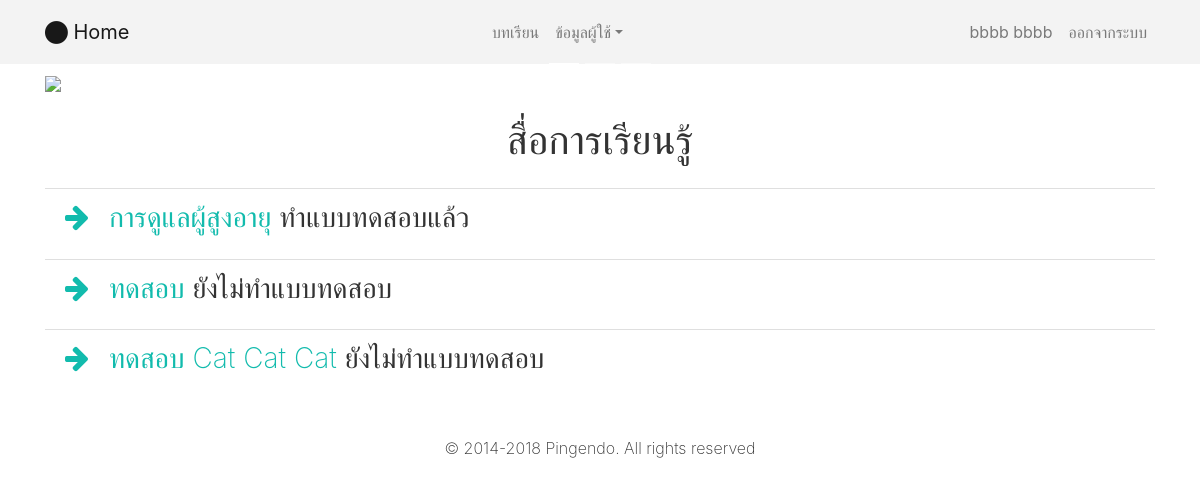
The app's page /index1.php (signed in), older data.
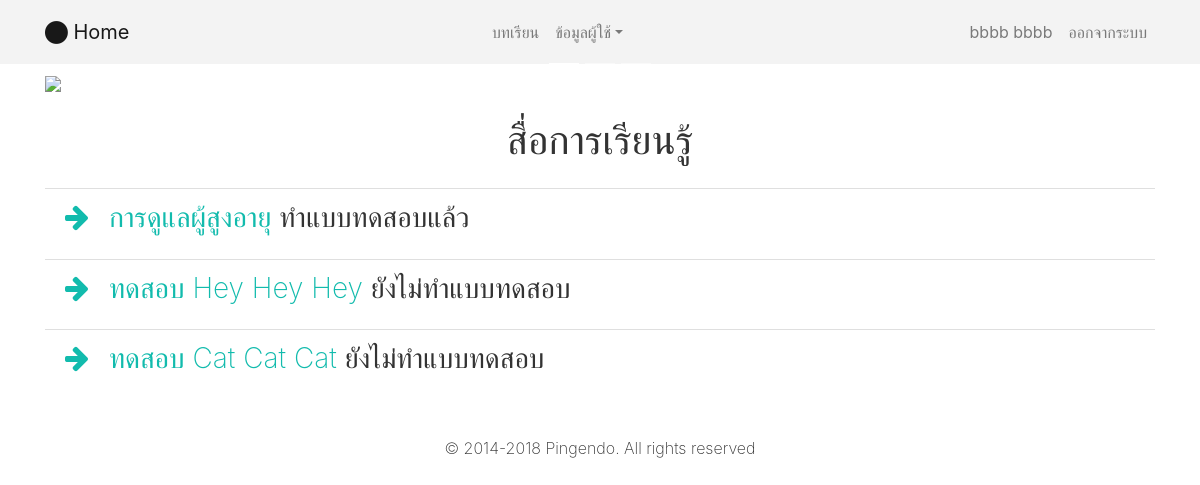
The same page, newer data.
### tables this page shows
CREATE TABLE `choice` (
  `choice_id` int(11) NOT NULL,
  `choice_name` varchar(100) NOT NULL,
  `video` varchar(300) NOT NULL
);

### index1.php (the view, shortened to what this page needs)
<!DOCTYPE html>
<html>
<head>
  <link rel="stylesheet" href="https://cdnjs.cloudflare.com/ajax/libs/font-awesome/4.7.0/css/font-awesome.min.css" type="text/css">
  <link rel="stylesheet" href="theme.css" type="text/css">
</head>
<body>
  <?php include 'conn.php'; ?>
  <?php include 'navbar.php'; ?>
  <?php include 'banner.php'; ?>
  <?php
  $query_choice = "SELECT * FROM choice ORDER BY choice_id";
  $choice = mysqli_query($con,$query_choice) or die(mysqli_error());
  $row_choice = mysqli_fetch_assoc($choice);
  $totalRows_choice = mysqli_num_rows($choice);
  ?>
  <div class="py-2">
    <div class="container">
      <div class="row">
        <div class="col-md-12">
          <h1 class="mb-3 text-center">สื่อการเรียนรู้</h1>
          <ul class="list-group list-group-flush">
            <?php if ($totalRows_choice > 0) {?>
              <?php do { ?>
                <?php
                $c =  $row_choice['choice_id'];
                $user_id = $_SESSION['UserID'];
                $sql3="SELECT * From user_learning WHERE user_id = $user_id AND choice_id = $c";
                $db_query3=mysqli_query($con,$sql3) or die(mysqli_error());
                $result3=mysqli_fetch_array($db_query3);
                $totalRows_query3 = mysqli_num_rows($db_query3);
                ?>
                <?php if ($totalRows_query3 > 0){ ?>
                  <?php if ($result3['user_learning_af'] == 'ยังไม่ทำ'){ ?>
                     <li class="list-group-item">
                      <h3>
                        <i class="fa text-primary mr-2 fa-arrow-right"></i>
                        <a href="choice.php?choice_id=<?php echo $row_choice['choice_id'];?>&user_id=<?php echo $_SESSION['UserID'];?>&aff=aff"><?php echo $row_choice['choice_name']; ?></a> <b>ทำแบบทดสอบก่อนเรียนแล้ว</b>
                      </h3>
                    </li>
                  <?php }else{ ?>
                    <li class="list-group-item">
                      <h3>
                        <i class="fa text-primary mr-2 fa-arrow-right"></i>
                        <a href="choice.php?choice_id=<?php echo $row_choice['choice_id'];?>&user_id=<?php echo $_SESSION['UserID'];?>&aff=aff"><?php echo $row_choice['choice_name']; ?></a> <b>ทำแบบทดสอบแล้ว</b>
                      </h3>
                    </li>
                  <?php  } ?>
                <?php }else{ ?>
                 <li class="list-group-item">
                  <h3>
                    <i class="fa text-primary mr-2 fa-arrow-right"></i>
                    <a href="choice.php?choice_id=<?php echo $row_choice['choice_id'];?>&user_id=<?php echo $_SESSION['UserID'];?>&bff=bff"><?php echo $row_choice['choice_name']; ?></a> <b>ยังไม่ทำแบบทดสอบ</b>
                  </h3>
                </li>
              <?php } ?>
            <?php } while ($row_choice = mysqli_fetch_assoc($choice)); ?>
          <?php }
          ?>
        </ul>
      </div>
    </div>
  </div>
</div>
<div class="py-3">
  <div class="container">
    <div class="row">
      <div class="col-md-12 text-center">
        <p class="mb-0">© 2014-2018 Pingendo. All rights reserved</p>
      </div>
    </div>
  </div>
</div>
</body>
</html>

### navbar.php (shortened to what this page needs)
<nav class="navbar navbar-expand-md bg-light navbar-light">
 <div class="container">
   <div class="collapse navbar-collapse" id="navbar12">
     <a class="navbar-brand d-none d-md-block" href="#">
       <i class="fa d-inline fa-lg fa-circle"></i>
       <b>Home</b>
     </a>
     <?php if (isset($_SESSION["Userlevel"]) == "M") { ?>
       <ul class="navbar-nav mx-auto">
         <li class="nav-item">
           <a class="nav-link" href="index1.php">บทเรียน</a> </li>
           <li class="nav-item dropdown">
             <a class="nav-link dropdown-toggle" href="" id="navbarDropdownMenuLink" data-toggle="dropdown" aria-haspopup="true" aria-expanded="false">ข้อมูลผู้ใช้</a>
           </li>
         </ul>
       <?php }?>
       <ul class="navbar-nav ">
         <li class="nav-item ">
           <?php if (isset($_SESSION["Userlevel"]) == "M") {
             echo "<b class='nav-link' >".$_SESSION["User"]."</b>";
           }else{ ?>
           <?php    }
           ?>
         </li>
         <li class="nav-item">
           <?php
           if (isset($_SESSION["Userlevel"]) == "M") {
             echo "<a class='nav-link' href='logout.php'>ออกจากระบบ</a>";
           }
           ?>
         </li>
         <?php include 'resetpassword.php'; ?>
       </ul>
     </div>
   </div>
 </nav>

### resetpassword.php (shortened to what this page needs)
<body>
  </body>

### banner.php (shortened to what this page needs)
<div class="py-2">
  <div class="container">
    <div class="row">
      <div class="col-md-12">
        <div id="carouselExampleIndicators" class="carousel slide carousel-fade" data-ride="carousel">
          <ol class="carousel-indicators">
            <li data-target="#carouselExampleIndicators" data-slide-to="0" class="active"> </li>
            <li data-target="#carouselExampleIndicators" data-slide-to="1"> </li>
            <li data-target="#carouselExampleIndicators" data-slide-to="2"> </li>
          </ol>
          <div class="carousel-inner">
            <div class="carousel-item active"> <img class="d-block img-fluid w-100" src="https://static.pingendo.com/cover-moon.svg">
            </div>
          </div>
        </div>
      </div>
    </div>
  </div>
</div>

Row changes from the older to the newer data that the page shows:
changed choice: choice_name "ทดสอบ" → "ทดสอบ Hey Hey Hey"
